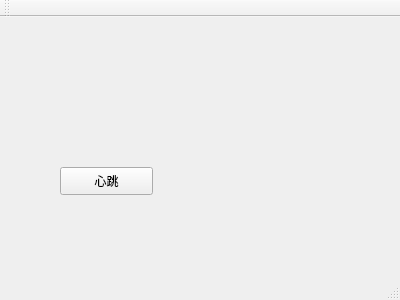
<?xml version="1.0" encoding="UTF-8"?>
<ui version="4.0">
 <class>MainWindow</class>
 <widget class="QMainWindow" name="MainWindow">
  <property name="geometry">
   <rect>
    <x>0</x>
    <y>0</y>
    <width>400</width>
    <height>300</height>
   </rect>
  </property>
  <property name="windowTitle">
   <string>MainWindow</string>
  </property>
  <widget class="QWidget" name="centralWidget">
   <widget class="QLabel" name="label">
    <property name="geometry">
     <rect>
      <x>80</x>
      <y>120</y>
      <width>41</width>
      <height>31</height>
     </rect>
    </property>
    <property name="text">
     <string/>
    </property>
    <property name="wordWrap">
     <bool>false</bool>
    </property>
    <property name="openExternalLinks">
     <bool>false</bool>
    </property>
   </widget>
   <widget class="QPushButton" name="pushButton">
    <property name="geometry">
     <rect>
      <x>60</x>
      <y>150</y>
      <width>93</width>
      <height>28</height>
     </rect>
    </property>
    <property name="text">
     <string>心跳</string>
    </property>
   </widget>
  </widget>
  <widget class="QMenuBar" name="menuBar">
   <property name="geometry">
    <rect>
     <x>0</x>
     <y>0</y>
     <width>400</width>
     <height>23</height>
    </rect>
   </property>
  </widget>
  <widget class="QToolBar" name="mainToolBar">
   <attribute name="toolBarArea">
    <enum>TopToolBarArea</enum>
   </attribute>
   <attribute name="toolBarBreak">
    <bool>false</bool>
   </attribute>
  </widget>
  <widget class="QStatusBar" name="statusBar"/>
 </widget>
 <layoutdefault spacing="6" margin="11"/>
 <resources/>
 <connections/>
</ui>
